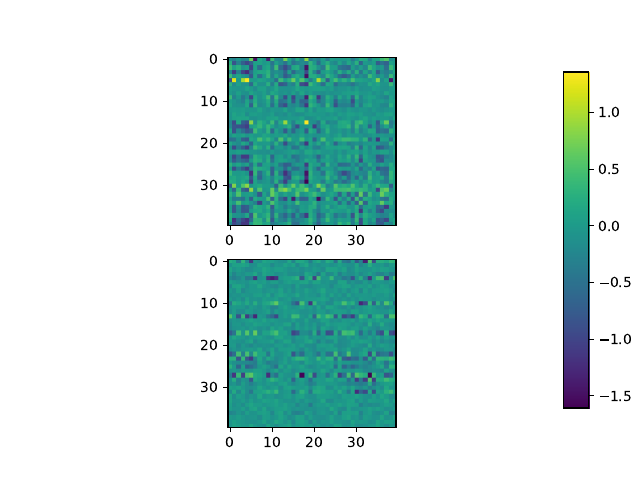

Here is the Python script that generated this plot:
import torch 
import matplotlib.pyplot as plt
from collections import OrderedDict
import numpy as np

class NonlinearNetwork(torch.nn.Module):
    def __init__(self, in_feature, out_feature, n_hidden=2,  n_neuron=40,\
            activation_tag='relu'):
        super(NonlinearNetwork, self).__init__()
        self.activations = {'sigmoid':torch.nn.Sigmoid, 'tanh':torch.nn.Tanh,\
                'softsign':torch.nn.Softsign,'relu':torch.nn.ReLU,\
                'tanshrink':torch.nn.Tanhshrink}
        self.activation = self.activations[activation_tag]()
        keys = ['hidden-'+str(i+1) for i in range(n_hidden)]
        vals = [torch.nn.Linear(n_neuron, n_neuron) for i in range(n_hidden)]
        fixed_layers = {'input':torch.nn.Linear(in_feature, n_neuron),
                        'output':torch.nn.Linear(n_neuron, out_feature)}
        layer_info = OrderedDict(zip(keys,vals))
        layer_info.update(fixed_layers)
        layer_info.move_to_end('input', last=False)

        self.layers = torch.nn.Sequential(layer_info)
        self.loss_fn = torch.nn.MSELoss()

    def forward(self,x, weights=None):

        if weights is None:
            for no, layer in enumerate(self.layers):
                x = layer(x) 
                if no != len(self.layers)-1:
                    x = self.activation(x)
            return x
        else:
            return self.argforward(x,weights)

    def argforward(self,x, weights):
        for no, layer in enumerate(self.layers):
            idx = 2*no
            if type(layer) is torch.nn.Linear:
                x = torch.nn.functional.linear(x, weights[idx], weights[idx+1])
                if no != len(self.layers)-1:
                    x = self.activation(x)
        return x
    def fit(self, D, lr=0.001, n_iter=1, load=False):
        x, y = D
        if load:
            self.load()
        optimizer = torch.optim.Adam(self.parameters(), lr=lr)
        for epoch in range(n_iter):
            optimizer.zero_grad()
            loss = self.loss_fn(self.forward(x), y)
            loss.backward()
            optimizer.step()

    def predict(self, x):
        return self.forward(x)

    @torch.no_grad()
    def test(self, D):
        x, y = D
        return self.loss_fn(self.forward(x), y)

    def load(self, path='model.pt'):
        self.load_state_dict(torch.load(path),strict=False)


network = NonlinearNetwork(1,1)
network.load('model.pt')
params = list(network.parameters())
#xp = torch.linspace(-5, 5,100).reshape(-1,1)
#plt.plot(xp, network(xp).detach().numpy())
#print(param)
#a = torch.Tensor(10, 40).uniform_(0, 1) 
size = 2 
fig, axs = plt.subplots(size)
hids = []
for i, param in enumerate(params):
    print(param.detach().numpy().shape == (40,40))
    if param.detach().numpy().shape == (40,40):
        hids.append(param.detach().numpy())
        
data1 = hids[0]
data2 = hids[1]
# find minimum of minima & maximum of maxima
minmin = np.min([np.min(data1), np.min(data2)])
maxmax = np.max([np.max(data1), np.max(data2)])

im1 = axs[0].imshow(data1, vmin=minmin, vmax=maxmax)
im2 = axs[1].imshow(data2, vmin=minmin, vmax=maxmax)

# add space for colour bar
fig.subplots_adjust(right=0.85)
cbar_ax = fig.add_axes([0.88, 0.15, 0.04, 0.7])
fig.colorbar(im2, cax=cbar_ax)
plt.savefig('visualize.pdf')

network = NonlinearNetwork(1,1)
network.load('multitask.pt')
print(network(torch.Tensor([1])))
params = list(network.parameters())
#xp = torch.linspace(-5, 5,100).reshape(-1,1)
#plt.plot(xp, network(xp).detach().numpy())
#print(param)
#a = torch.Tensor(10, 40).uniform_(0, 1) 
size = 2 
fig, axs = plt.subplots(size)
hids = []
for i, param in enumerate(params):
    print(param.detach().numpy().shape == (40,40))
    if param.detach().numpy().shape == (40,40):
        hids.append(param.detach().numpy())
        
data1 = hids[0]
data2 = hids[1]
# find minimum of minima & maximum of maxima
minmin = np.min([np.min(data1), np.min(data2)])
maxmax = np.max([np.max(data1), np.max(data2)])

im1 = axs[0].imshow(data1, vmin=minmin, vmax=maxmax)
im2 = axs[1].imshow(data2, vmin=minmin, vmax=maxmax)

# add space for colour bar
fig.subplots_adjust(right=0.85)
cbar_ax = fig.add_axes([0.88, 0.15, 0.04, 0.7])
fig.colorbar(im2, cax=cbar_ax)
plt.savefig('visualize2.pdf')

plt.figure()
xp = torch.linspace(-5, 5,100).reshape(-1,1)
network = NonlinearNetwork(1,1)
network.load('model.pt')
plt.plot(xp, network(xp).detach().numpy())
network = NonlinearNetwork(1,1)
network.load('multitask.pt')
plt.plot(xp, network(xp).detach().numpy())
plt.savefig('pred.pdf')
#print(param)
#a = torch.Tensor(10, 40).uniform_(0, 1) 

